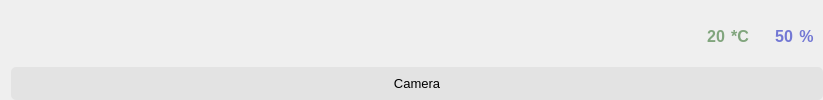
            <widget class="QWidget" name="page_2">
             <property name="styleSheet">
              <string notr="true">#page_2{
background-color: rgb(202, 202, 202);
}
</string>
             </property>
             <layout class="QVBoxLayout" name="verticalLayout_12">
              <property name="rightMargin">
               <number>0</number>
              </property>
              <property name="bottomMargin">
               <number>0</number>
              </property>
              <item>
               <widget class="QWidget" name="widget_9" native="true">
                <property name="sizePolicy">
                 <sizepolicy hsizetype="Preferred" vsizetype="Fixed">
                  <horstretch>0</horstretch>
                  <verstretch>0</verstretch>
                 </sizepolicy>
                </property>
                <property name="minimumSize">
                 <size>
                  <width>0</width>
                  <height>50</height>
                 </size>
                </property>
                <layout class="QHBoxLayout" name="horizontalLayout_7">
                 <item>
                  <spacer name="horizontalSpacer_2">
                   <property name="orientation">
                    <enum>Qt::Horizontal</enum>
                   </property>
                   <property name="sizeHint" stdset="0">
                    <size>
                     <width>687</width>
                     <height>20</height>
                    </size>
                   </property>
                  </spacer>
                 </item>
                 <item>
                  <widget class="QLabel" name="temperature">
                   <property name="font">
                    <font>
                     <pointsize>12</pointsize>
                     <weight>75</weight>
                     <bold>true</bold>
                    </font>
                   </property>
                   <property name="styleSheet">
                    <string notr="true">QLabel{
	
	color: rgb(129, 165, 125);
}</string>
                   </property>
                   <property name="text">
                    <string>20</string>
                   </property>
                   <property name="alignment">
                    <set>Qt::AlignCenter</set>
                   </property>
                  </widget>
                 </item>
                 <item>
                  <widget class="QLabel" name="label_42">
                   <property name="font">
                    <font>
                     <pointsize>12</pointsize>
                     <weight>75</weight>
                     <bold>true</bold>
                    </font>
                   </property>
                   <property name="styleSheet">
                    <string notr="true">QLabel{
	
	color: rgb(129, 165, 125);
}</string>
                   </property>
                   <property name="text">
                    <string>*C</string>
                   </property>
                   <property name="alignment">
                    <set>Qt::AlignCenter</set>
                   </property>
                  </widget>
                 </item>
                 <item>
                  <spacer name="horizontalSpacer_3">
                   <property name="orientation">
                    <enum>Qt::Horizontal</enum>
                   </property>
                   <property name="sizeType">
                    <enum>QSizePolicy::Fixed</enum>
                   </property>
                   <property name="sizeHint" stdset="0">
                    <size>
                     <width>20</width>
                     <height>20</height>
                    </size>
                   </property>
                  </spacer>
                 </item>
                 <item>
                  <widget class="QLabel" name="humidity">
                   <property name="font">
                    <font>
                     <pointsize>12</pointsize>
                     <weight>75</weight>
                     <bold>true</bold>
                    </font>
                   </property>
                   <property name="styleSheet">
                    <string notr="true">QLabel{
	
	color: rgb(115, 120, 212);
}</string>
                   </property>
                   <property name="text">
                    <string>50</string>
                   </property>
                   <property name="alignment">
                    <set>Qt::AlignCenter</set>
                   </property>
                  </widget>
                 </item>
                 <item>
                  <widget class="QLabel" name="label_41">
                   <property name="font">
                    <font>
                     <pointsize>12</pointsize>
                     <weight>75</weight>
                     <bold>true</bold>
                    </font>
                   </property>
                   <property name="styleSheet">
                    <string notr="true">QLabel{
	
	color: rgb(115, 120, 212);
}</string>
                   </property>
                   <property name="text">
                    <string>%</string>
                   </property>
                   <property name="alignment">
                    <set>Qt::AlignCenter</set>
                   </property>
                  </widget>
                 </item>
                </layout>
               </widget>
              </item>
              <item>
               <widget class="QLabel" name="main_camera">
                <property name="font">
                 <font>
                  <pointsize>10</pointsize>
                 </font>
                </property>
                <property name="styleSheet">
                 <string notr="true">QLabel{
	background-color: rgb(227, 227, 227);
	border-radius: 5px;
}</string>
                </property>
                <property name="text">
                 <string>Camera</string>
                </property>
                <property name="alignment">
                 <set>Qt::AlignCenter</set>
                </property>
               </widget>
              </item>
             </layout>
            </widget>
